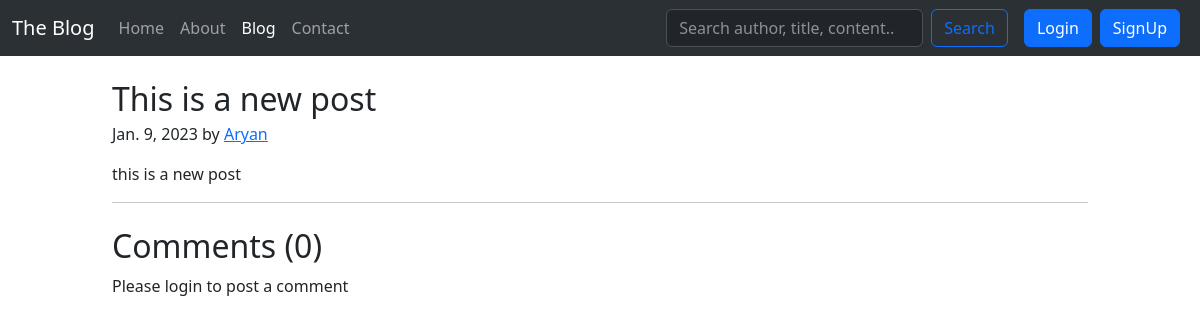
Page /blog/new-post on the committed database.
### blog/models.py (models this page shows, shortened)
class Post(models.Model):
    sno = models.AutoField(primary_key=True)
    title = models.CharField(max_length=255)
    author = models.CharField(max_length=13)
    content = models.TextField()
    slug = models.CharField(max_length=130)
    views = models.IntegerField(default=0)
    timestamp = models.DateTimeField(blank=True)

### blog/views.py (the view)
# urls.py: path('<str:slug>', views.blogPost, name='blogPost'),
def blogPost(request, slug):
    post = Post.objects.filter(slug=slug).first()
    post.views = post.views + 1
    post.save()
    comments = BlogComment.objects.filter(post = post, parent = None)
    replies = BlogComment.objects.filter(post = post).exclude(parent = None)
    replyDict = {}
    for reply in replies:
        if reply.parent.sno not in replyDict.keys():
            replyDict[reply.parent.sno] = [reply]
        else:
            replyDict[reply.parent.sno].append(reply)
    context = {'post': post, 'comments': comments, 'user': request.user, 'replyDict': replyDict}
    return render(request,'blog/blogPost.html',context)

### templates/blog/blogPost.html (shortened to what this page needs)
{% extends 'base.html' %}
{% block blogactive %} active {% endblock blogactive %}
{% block body %}
{% load humanize %}
{% load extras %}
<div class="container my-4">
    <article class="blog-post">
        <h2 class="blog-post-title mb-1">{{post.title}}</h2>
        <p class="blog-post-meta">{{post.timestamp.date}} by <a href="#">{{post.author}}</a></p>
        <p>{{post.content|safe}}</p>
    </article>
    <hr>
</div>
<div class="container">
    <h2>Comments ({{comments.count}})</h2>
    <div class="my-2">
        {% if user.is_authenticated %}
            <form action="/blog/postComment" method="post">
                {% csrf_token %}
                <div class="mb-3">
                    <label for="comment" class="form-label">Add a new comment</label>
                    <input type="text" class="form-control" name="comment" id="comment" placeholder="Enter comment here">
                </div>
                <div class="mb-3">
                    <input type="hidden" class="form-control" name="postSno" id="postSno" value="{{post.sno}}">
                    <input type="hidden" name="ParentSno" value="">
                </div>
                <button type="submit" class="btn btn-primary">Submit</button>
            </form>
        {% else %}
            <p>Please login to post a comment</p>
        {% endif %}
    </div>
</div>
{% endblock body %}

### templates/base.html (style rules this page uses)
div.container { max-width:1000px }

### rows in the picture
Post: title "This is a new post", timestamp "Jan. 9, 2023", author "Aryan", content "this is a new post"

### other values in the picture
{{ comments.count }} "0"
